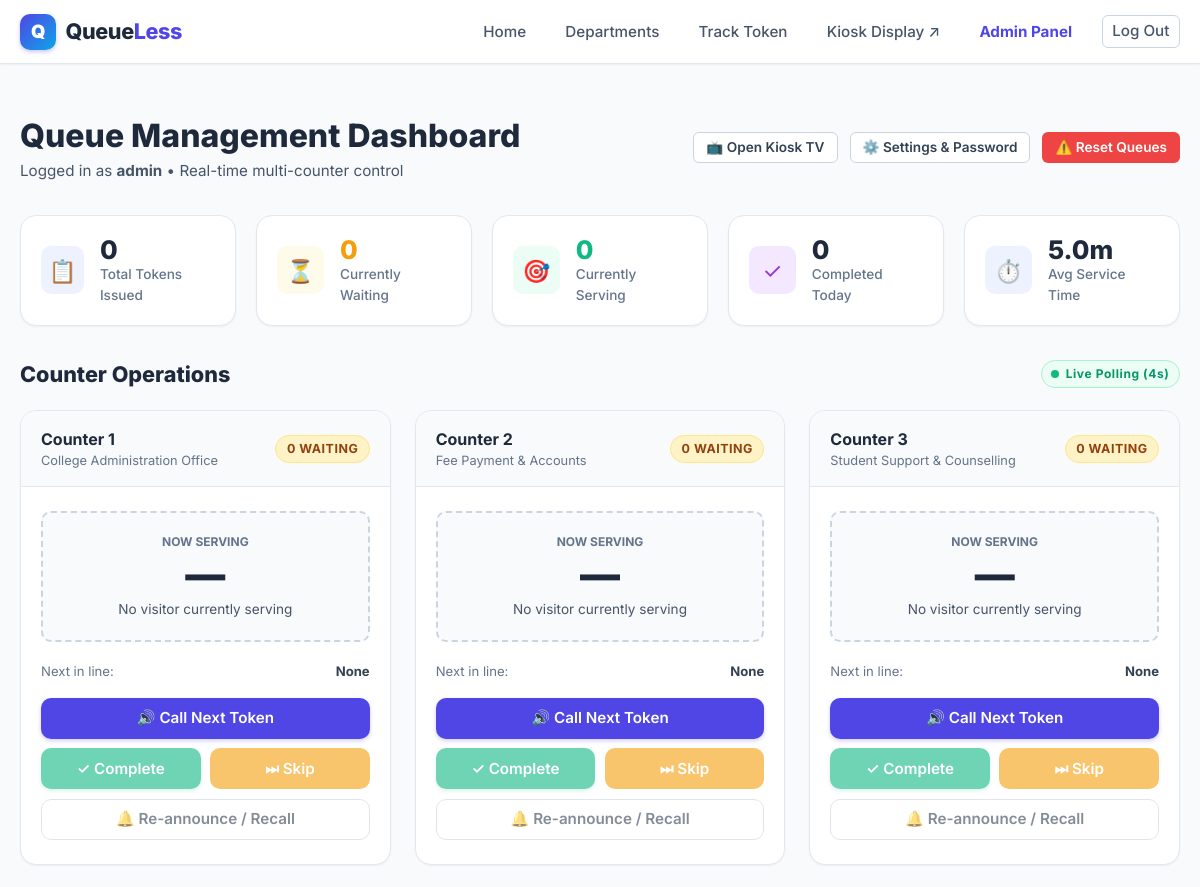
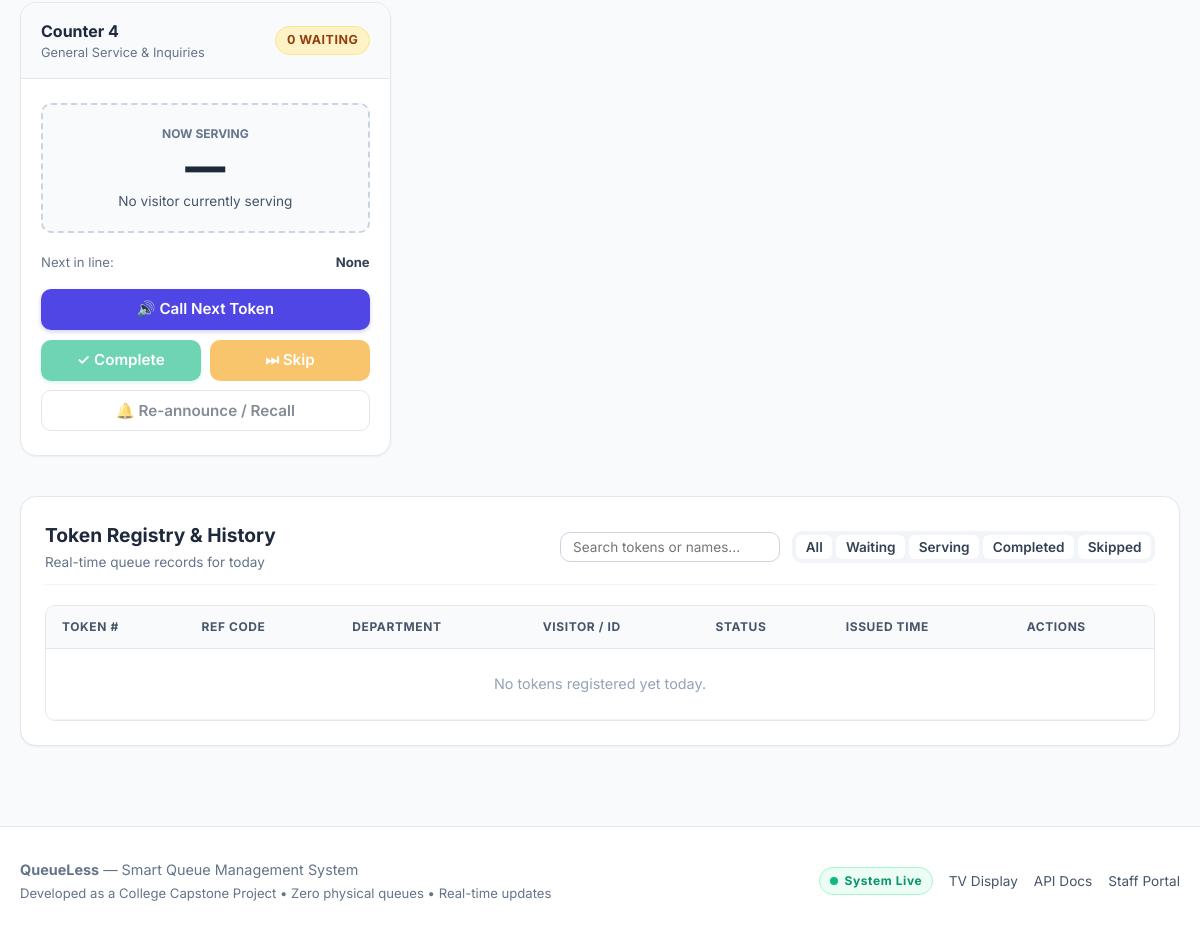
The page /admin (signed in) on the database its author committed (2 pictures, top to bottom).
### models.py (models this page shows, shortened)
class Service(Base):
    __tablename__ = "services"
    id = Column(Integer, primary_key=True)
    name = Column(String(120), nullable=False)
    code = Column(String(50), unique=True, nullable=False, index=True)
    prefix = Column(String(10), nullable=False)  # e.g., ADM, FEE, SUP, GEN
    counter_number = Column(String(50), nullable=False, default="Counter 1")
    description = Column(Text, nullable=True)
    icon = Column(String(50), default="building")
    avg_service_time_mins = Column(Integer, nullable=False, default=5)
    is_active = Column(Boolean, nullable=False, default=True)
    created_at = Column(DateTime, default=utcnow)
    tokens = relationship("Token", back_populates="service", cascade="all, delete-orphan")

### app.py (the view)
@app.route("/admin")
@login_required
def admin_dashboard():
    dashboard_data = QueueService.get_admin_dashboard_data()
    return render_template("admin_dashboard.html", data=dashboard_data)

### app.py (called while the page is built)
@app.teardown_appcontext
def shutdown_session(exception=None):
    Session.remove()

@app.context_processor
def inject_global_data():
    return {
        "current_year": datetime.now().year,
        "org_name": "QueueLess Campus Portal",
        "is_admin": session.get("admin_logged_in", False),
        "admin_user": session.get("admin_username", "")
    }

### auth.py (called while the page is built)
def login_required(f):
    @wraps(f)
    def decorated_function(*args, **kwargs):
        if not session.get("admin_logged_in"):
            if request.is_json or request.path.startswith("/api/admin"):
                return jsonify({"success": False, "error": "Unauthorized. Please log in as administrator."}), 401
            flash("Please log in to access the administrator panel.", "warning")
            return redirect(url_for("admin_login", next=request.url))
        return f(*args, **kwargs)
    return decorated_function

### templates/admin_dashboard.html (shortened to what this page needs)
{% extends "base.html" %}
{% block content %}
<div>
  <div style="display: flex; align-items: center; justify-content: space-between; margin-bottom: 2rem; flex-wrap: wrap; gap: 1rem;">
    <div>
      <h1 style="font-size: 2rem; font-weight: 800; color: var(--slate-800);">Queue Management Dashboard</h1>
      <p style="color: var(--slate-600); font-size: 0.95rem;">
        Logged in as <strong>{{ admin_user }}</strong> &bull; Real-time multi-counter control
      </p>
    </div>
    <div style="display: flex; gap: 0.75rem; flex-wrap: wrap;">
      <a href="{{ url_for('display_page') }}" target="_blank" class="btn btn-secondary btn-sm">
        📺 Open Kiosk TV
      </a>
      <a href="{{ url_for('admin_settings') }}" class="btn btn-secondary btn-sm">
        ⚙️ Settings & Password
      </a>
      <button onclick="adminDashboard.resetQueue()" class="btn btn-danger btn-sm">
        ⚠️ Reset Queues
      </button>
    </div>
  </div>
  <div class="admin-stats-grid">
    <div class="stat-box">
      <div class="stat-icon blue">📋</div>
      <div class="stat-info">
        <h4 id="stat-total">{{ data.stats.total_tokens }}</h4>
        <p>Total Tokens Issued</p>
      </div>
    </div>
    <div class="stat-box">
      <div class="stat-icon amber">⏳</div>
      <div class="stat-info">
        <h4 id="stat-waiting" style="color: var(--warning);">{{ data.stats.waiting_tokens }}</h4>
        <p>Currently Waiting</p>
      </div>
    </div>
    <div class="stat-box">
      <div class="stat-icon green">🎯</div>
      <div class="stat-info">
        <h4 id="stat-serving" style="color: var(--accent);">{{ data.stats.serving_tokens }}</h4>
        <p>Currently Serving</p>
      </div>
    </div>
    <div class="stat-box">
      <div class="stat-icon purple">✓</div>
      <div class="stat-info">
        <h4 id="stat-completed">{{ data.stats.completed_tokens }}</h4>
        <p>Completed Today</p>
      </div>
    </div>
    <div class="stat-box">
      <div class="stat-icon blue">⏱️</div>
      <div class="stat-info">
        <h4 id="stat-avg-time">{{ data.stats.avg_service_mins }}m</h4>
        <p>Avg Service Time</p>
      </div>
    </div>
  </div>
  <div style="margin-bottom: 2.5rem;">
    <div style="display: flex; align-items: center; justify-content: space-between; margin-bottom: 1.25rem;">
      <h2 style="font-size: 1.35rem; font-weight: 800; color: var(--slate-800);">Counter Operations</h2>
      <span class="live-badge"><span class="live-dot"></span> Live Polling (4s)</span>
    </div>
    <div class="counter-control-grid">
      {% for service in data.services %}
        <div class="counter-card" id="counter-card-{{ service.id }}">
          <div class="counter-card-header">
            <div>
              <strong style="color: var(--slate-800);">{{ service.counter_number }}</strong>
              <div style="font-size: 0.8rem; color: var(--slate-500);">{{ service.name }}</div>
            </div>
            <span class="counter-waiting-count badge badge-waiting">{{ service.waiting_count }} waiting</span>
          </div>
          <div class="counter-card-body">
            <div class="serving-display {% if service.current_serving %}active{% endif %}">
              <div style="font-size: 0.75rem; text-transform: uppercase; font-weight: 700; color: var(--slate-500); margin-bottom: 4px;">
                Now Serving
              </div>
              <div class="serving-token-num">
                {{ service.current_serving.token_number if service.current_serving else '—' }}
              </div>
              <div class="serving-visitor" style="font-size: 0.85rem; color: var(--slate-600); margin-top: 4px;">
                {{ service.current_serving.visitor_name if service.current_serving else 'No visitor currently serving' }}
              </div>
            </div>
            <div style="font-size: 0.82rem; color: var(--slate-500); margin-bottom: 1rem; display: flex; justify-content: space-between;">
              <span>Next in line:</span>
              <strong class="counter-next-inline" style="color: var(--slate-700);">
                {{ service.next_in_line.token_number if service.next_in_line else 'None' }}
              </strong>
            </div>
            <div class="counter-actions">
              <button onclick="adminDashboard.callNext({{ service.id }})" class="btn btn-primary btn-call-next btn-full">
                🔊 Call Next Token
              </button>
              <button onclick="adminDashboard.completeCurrent(this.getAttribute('data-token-id'))"
                      class="btn btn-success btn-complete"
                      {% if not service.current_serving %}disabled{% else %}data-token-id="{{ service.current_serving.id }}"{% endif %}>
                ✓ Complete
              </button>
              <button onclick="adminDashboard.skipCurrent(this.getAttribute('data-token-id'))"
                      class="btn btn-warning btn-skip"
                      {% if not service.current_serving %}disabled{% else %}data-token-id="{{ service.current_serving.id }}"{% endif %}>
                ⏭ Skip
              </button>
              <button onclick="adminDashboard.recallCurrent(this.getAttribute('data-token-id'))"
                      class="btn btn-secondary btn-recall btn-full"
                      {% if not service.current_serving %}disabled{% else %}data-token-id="{{ service.current_serving.id }}"{% endif %}>
                🔔 Re-announce / Recall
              </button>
            </div>
          </div>
        </div>
      {% endfor %}
    </div>
  </div>
  <div class="card">
    <div class="card-header" style="flex-wrap: wrap; gap: 1rem;">
      <div>
        <h2 class="card-title">Token Registry & History</h2>
        <p style="color: var(--slate-500); font-size: 0.85rem; margin-top: 2px;">Real-time queue records for today</p>
      </div>
      <div style="display: flex; gap: 0.75rem; align-items: center; flex-wrap: wrap;">
        <input type="text" id="admin-token-search" class="form-control" placeholder="Search tokens or names..." style="max-width: 220px; padding: 0.4rem 0.75rem; font-size: 0.85rem;">
        <div style="display: flex; gap: 0.25rem; background: var(--slate-100); padding: 0.25rem; border-radius: var(--radius-md);">
          <button class="btn btn-secondary btn-sm filter-tab active" data-filter="ALL" style="padding: 0.25rem 0.6rem; border: none;">All</button>
          <button class="btn btn-secondary btn-sm filter-tab" data-filter="WAITING" style="padding: 0.25rem 0.6rem; border: none;">Waiting</button>
          <button class="btn btn-secondary btn-sm filter-tab" data-filter="SERVING" style="padding: 0.25rem 0.6rem; border: none;">Serving</button>
          <button class="btn btn-secondary btn-sm filter-tab" data-filter="COMPLETED" style="padding: 0.25rem 0.6rem; border: none;">Completed</button>
          <button class="btn btn-secondary btn-sm filter-tab" data-filter="SKIPPED" style="padding: 0.25rem 0.6rem; border: none;">Skipped</button>
        </div>
      </div>
    </div>
    <div class="table-responsive">
      <table class="table">
        <thead>
          <tr>
            <th>Token #</th>
            <th>Ref Code</th>
            <th>Department</th>
            <th>Visitor / ID</th>
            <th>Status</th>
            <th>Issued Time</th>
            <th>Actions</th>
          </tr>
        </thead>
        <tbody id="admin-tokens-tbody">
          {% for t in data.recent_tokens %}
            <tr>
              <td><strong>{{ t.token_number }}</strong></td>
              <td><span style="font-family: monospace; font-size: 0.85rem; color: var(--primary);">{{ t.reference_code }}</span></td>
              <td>{{ t.service_name or '—' }}</td>
              <td>{{ t.visitor_name or 'Visitor' }}{% if t.student_id %} <small style="color: var(--slate-500);">({{ t.student_id }})</small>{% endif %}</td>
              <td><span class="badge badge-{{ t.status.lower() }}">{{ t.status }}</span></td>
              <td style="color: var(--slate-500); font-size: 0.85rem;">{{ t.created_at[11:16] if t.created_at else '' }}</td>
              <td>
                <a href="{{ url_for('status_page', reference_code=t.reference_code) }}" target="_blank" class="btn btn-secondary btn-sm">View</a>
              </td>
            </tr>
          {% else %}
            <tr>
              <td colspan="7" style="text-align: center; color: var(--slate-400); padding: 1.5rem;">No tokens registered yet today.</td>
            </tr>
          {% endfor %}
        </tbody>
      </table>
    </div>
  </div>
</div>
{% endblock %}

### rows shown on the page
Service: counter_number "Counter 1", name "College Administration Office", waiting_count "0", current_serving "—", current_serving "No visitor currently serving", next_in_line "None"
Service: counter_number "Counter 2", name "Fee Payment & Accounts", waiting_count "0", current_serving "—", current_serving "No visitor currently serving", next_in_line "None"
Service: counter_number "Counter 3", name "Student Support & Counselling", waiting_count "0", current_serving "—", current_serving "No visitor currently serving", next_in_line "None"
Service: counter_number "Counter 4", name "General Service & Inquiries", waiting_count "0", current_serving "—", current_serving "No visitor currently serving", next_in_line "None"

### other values the page prints
{{ admin_user }} "admin"
{{ data.stats.total_tokens }} "0"
{{ data.stats.waiting_tokens }} "0"
{{ data.stats.serving_tokens }} "0"
{{ data.stats.completed_tokens }} "0"
{{ data.stats.avg_service_mins }} "5.0"
